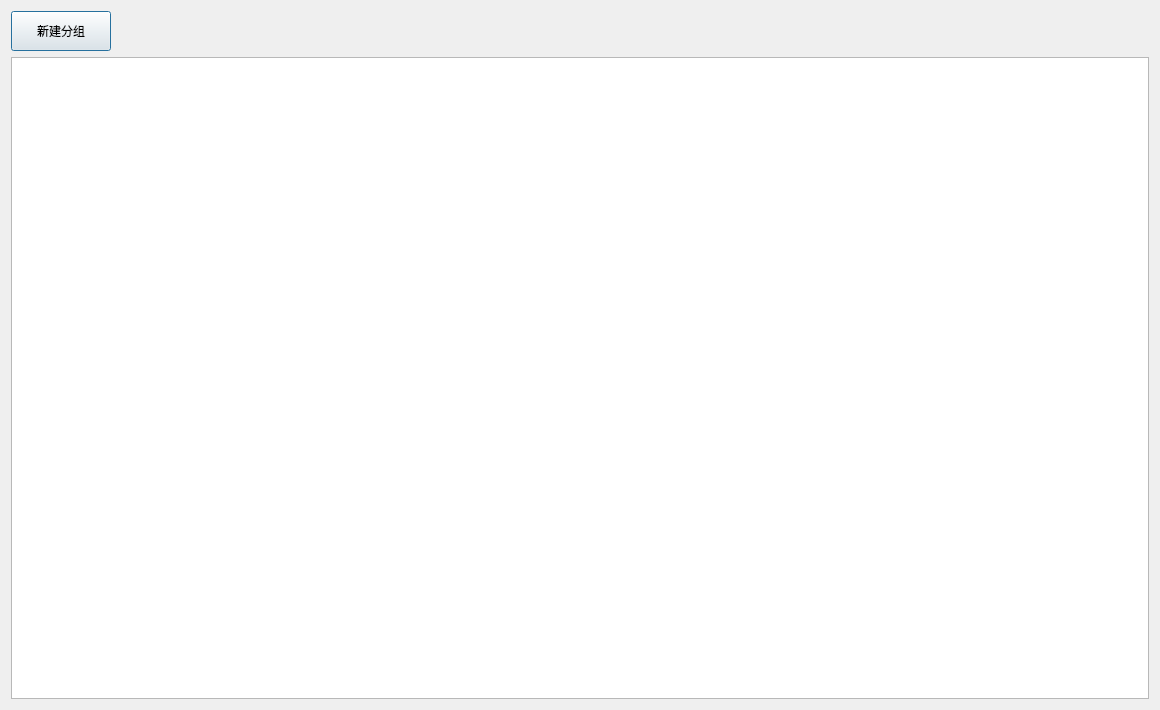
<?xml version="1.0" encoding="UTF-8"?>
<ui version="4.0">
 <class>GroupManageWindow</class>
 <widget class="QDialog" name="GroupManageWindow">
  <property name="geometry">
   <rect>
    <x>0</x>
    <y>0</y>
    <width>1160</width>
    <height>710</height>
   </rect>
  </property>
  <property name="windowTitle">
   <string>Dialog</string>
  </property>
  <layout class="QVBoxLayout" name="verticalLayout">
   <item>
    <widget class="QPushButton" name="pushButtonCreateGroup">
     <property name="sizePolicy">
      <sizepolicy hsizetype="Fixed" vsizetype="Fixed">
       <horstretch>0</horstretch>
       <verstretch>0</verstretch>
      </sizepolicy>
     </property>
     <property name="minimumSize">
      <size>
       <width>0</width>
       <height>40</height>
      </size>
     </property>
     <property name="maximumSize">
      <size>
       <width>100</width>
       <height>60</height>
      </size>
     </property>
     <property name="text">
      <string>新建分组</string>
     </property>
    </widget>
   </item>
   <item>
    <widget class="QTableView" name="tableViewGroupList"/>
   </item>
  </layout>
 </widget>
 <resources/>
 <connections/>
</ui>
